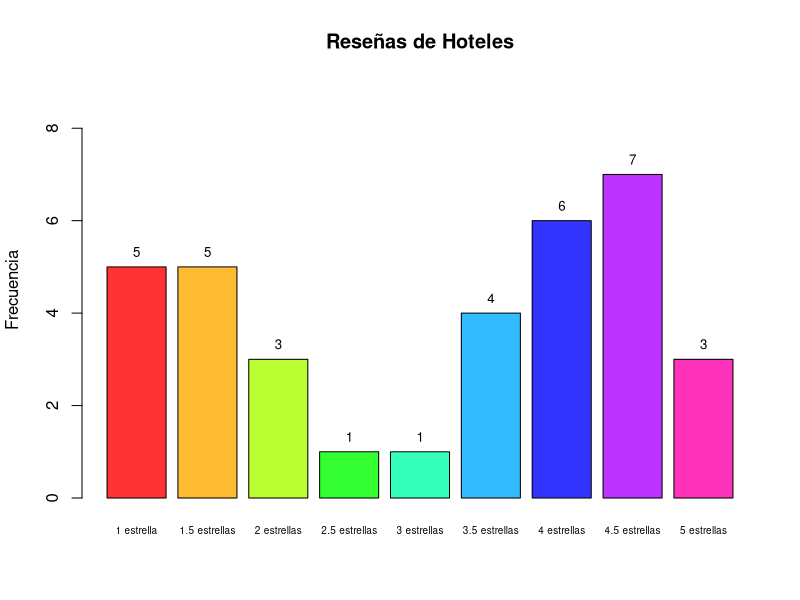
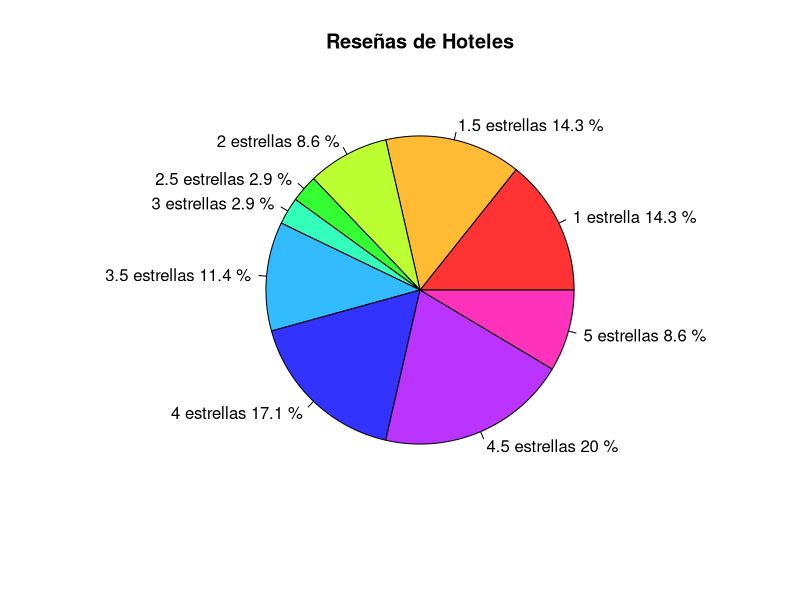

Recreate these plots in R, in order.
## ---- chunk 1
knitr::opts_chunk$set(echo = TRUE)
## ---- chunk 2
rm(list = ls())

## ---- chunk 3
Resena_Hoteles <- factor(c( "4 estrellas", "5 estrellas", "1.5 estrellas", "4.5 estrellas", "5 estrellas",
 "4.5 estrellas", "2.5 estrellas", "4 estrellas", "4.5 estrellas", "1.5 estrellas", "3.5 estrellas", "1 estrella",
 "3.5 estrellas", "3 estrellas", "5 estrellas", "1.5 estrellas", "2 estrellas", "2 estrellas",
 "1.5 estrellas", "4.5 estrellas", "4.5 estrellas", "1.5 estrellas", "3.5 estrellas", "4 estrellas", "1 estrella",
 "4 estrellas", "4.5 estrellas", "3.5 estrellas", "1 estrella", "4 estrellas", "4 estrellas", 
 "2 estrellas", "1 estrella", "4.5 estrellas", "1 estrella"),
                levels=c("1 estrella","1.5 estrellas","2 estrellas","2.5 estrellas",
                         "3 estrellas","3.5 estrellas","4 estrellas", "4.5 estrellas",
                         "5 estrellas"),
                ordered=TRUE)
## ---- chunk 4
Resena_num <- as.numeric(Resena_Hoteles)
## ---- chunk 5
median(Resena_num)                      
levels(Resena_Hoteles)[median(Resena_num)]
## ---- chunk 6
quantile(Resena_num, probs=c(0.25,0.5,0.75))          # cuartiles en números
levels(Resena_Hoteles)[quantile(Resena_num, probs=c(0.25,0.5,0.75))]  # cuartiles como categorías
table(Resena_Hoteles)

freq_resena <- table(Resena_Hoteles)
porc_resena <- round(prop.table(freq_resena)*100, 1)
## ---- chunk 7
mi_min <- names(freq_resena)[which.min(freq_resena)] 
(mi_min)
mi_max <- names(freq_resena)[which.max(freq_resena)] 
(mi_max)
## ---- chunk 8
bar_colors <- rainbow(length(freq_resena), 0.8)

bp <- barplot(freq_resena,
              col = bar_colors,
              main = "Reseñas de Hoteles",
              xlab = "",
              ylab = "Frecuencia",
              ylim = c(0, max(freq_resena)+2),
              cex.names = 0.6)

# Agregar valores encima de cada barra
text(bp, freq_resena, labels = freq_resena, pos = 3, cex = 0.8)

## ---- chunk 9
pie(freq_resena,
    labels = paste(names(freq_resena), porc_resena, "%"),
    col = rainbow(length(freq_resena), 0.8),
    main = "Reseñas de Hoteles")
